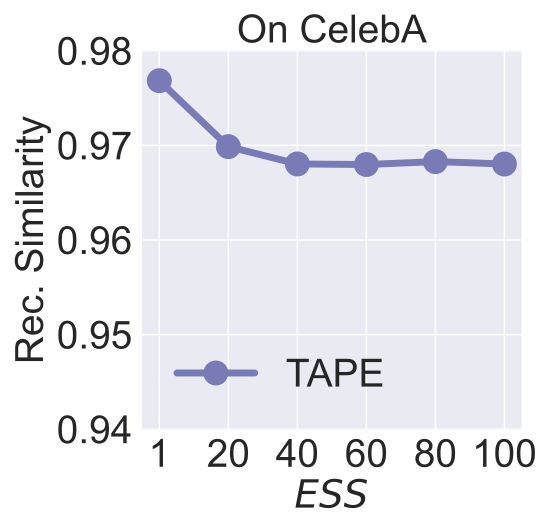

Generate this figure with Python:


import numpy as np
import matplotlib.pyplot as plt

epsilon = 3
beta = 1 / epsilon


x=[1, 2, 3, 4, 5, 6]
# validation_for_plt =[97,95.8600, 94.9400, 93.5400, 93.2400]
# attack_for_plt=[0, 0.3524, 0, 0.1762, 0.1762]
# basic_for_plt=[99.8, 99.8, 99.8, 99.8, 99.8]

labels = ['1', '20', '40', '60', '80', '100' ]
# unl_org = [97.77, 97.55, 97.35, 97.29, 97.21, 97.21]

# unl_hess_r = [96.6, 96.66, 96.04, 95.94, 95.85, 97.21]
unl_mib = [0.97557039, 0.968087, 0.9669257, 0.9642304, 0.965588, 0.96487396]

unl_muv = [0.976838, 0.96987, 0.96804, 0.96798, 0.968289, 0.968032]
# unl_ss_wo = [94.32, 94.53, 94.78, 93.38, 94.04, 97.21]

for i in range(len(x)):
    unl_mib[i] = unl_mib[i]
    unl_muv[i] = unl_muv[i]



plt.style.use('seaborn')
plt.figure(figsize=(5.5, 5.3))
l_w=5
m_s=15
marker_s = 3
markevery=1
#plt.figure(figsize=(8, 5.3))
#plt.plot(x, unl_fr, color='blue', marker='^', label='Retrain',linewidth=l_w, markersize=m_s)
plt.plot(x, unl_muv, linestyle='-', color='#797BB7', marker='o', fillstyle='full', markevery=markevery, label='TaPD', linewidth=l_w, markersize=m_s, markeredgewidth=marker_s)


#plt.plot(x, unl_muv, linestyle='--', color='#9BC985',  marker='s', fillstyle='full', markevery=markevery, label='TaPD',linewidth=l_w, markersize=m_s, markeredgewidth=marker_s)

# plt.plot(x, unl_mib, linestyle=':', color='r',  marker='^', fillstyle='none', markevery=markevery,
#          label='VBU', linewidth=l_w,  markersize=m_s, markeredgewidth=marker_s)

# plt.plot(x, unl_hess_r, linestyle='-.', color='k',  marker='D', fillstyle='none', markevery=markevery,
#          label='HBFU',linewidth=l_w, markersize=m_s, markeredgewidth=marker_s)



#plt.plot(x, unl_vibu, color='silver',  marker='d',  label='VIBU',linewidth=4,  markersize=10)

# plt.plot(x, y_sa03, color='r',  marker='2',  label='AAAI21 A_acc, pr=0.3',linewidth=3, markersize=8)
# plt.plot(x, y_sa05, color='darkblue',  marker='4',  label='AAAI21 A_acc, pr=0.5',linewidth=3, markersize=8)
# plt.plot(x, y_ma03, color='darkviolet',  marker='3',  label='FedMC A_acc, pr=0.3',linewidth=3, markersize=8)
# plt.plot(x, y_ma05, color='cyan',  marker='p',  label='FedMC A_acc, pr=0.5',linewidth=3, markersize=8)


# plt.grid()
leg = plt.legend(fancybox=True, shadow=True)
# plt.xlabel('Malicious Client Ratio (%)' ,fontsize=16)
plt.ylabel('Rec. Similarity' ,fontsize=28)
my_y_ticks = np.arange(0.94, 0.981, 0.01)
plt.yticks(my_y_ticks,fontsize=28)
plt.xlabel('$\it{ESS}$' ,fontsize=28)

plt.xticks(x, labels, fontsize=28)
# plt.title('CIFAR10 IID')

#plt.annotate(r"1e-1", xy=(0.1, 1.01), xycoords='axes fraction', xytext=(-10, 10),textcoords='offset points', ha='right', va='center', fontsize=15)

# plt.title('(c) Utility Preservation', fontsize=24)
plt.legend(loc='lower left',fontsize=28)
plt.title('On CelebA', fontsize=28 )
plt.tight_layout()
#plt.title("MNIST")
plt.rcParams['figure.figsize'] = (2.0, 1)
plt.rcParams['image.interpolation'] = 'nearest'
plt.rcParams['figure.subplot.left'] = 0.11
plt.rcParams['figure.subplot.bottom'] = 0.08
plt.rcParams['figure.subplot.right'] = 0.977
plt.rcParams['figure.subplot.top'] = 0.969
plt.savefig('celeba_rec_sim_sample_size_sim_analysis.pdf', format='pdf', dpi=200)
plt.show()
